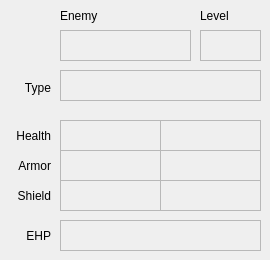
   <widget class="QWidget" name="main_enemy_tab">
    <attribute name="title">
     <string>Enemy</string>
    </attribute>
    <widget class="QPlainTextEdit" name="health_display_textbox">
     <property name="enabled">
      <bool>false</bool>
     </property>
     <property name="geometry">
      <rect>
       <x>60</x>
       <y>120</y>
       <width>101</width>
       <height>31</height>
      </rect>
     </property>
    </widget>
    <widget class="QLabel" name="label_43">
     <property name="geometry">
      <rect>
       <x>-10</x>
       <y>120</y>
       <width>61</width>
       <height>31</height>
      </rect>
     </property>
     <property name="text">
      <string>Health</string>
     </property>
     <property name="alignment">
      <set>Qt::AlignRight|Qt::AlignTrailing|Qt::AlignVCenter</set>
     </property>
    </widget>
    <widget class="QPlainTextEdit" name="armor_display_textbox">
     <property name="enabled">
      <bool>false</bool>
     </property>
     <property name="geometry">
      <rect>
       <x>60</x>
       <y>150</y>
       <width>101</width>
       <height>31</height>
      </rect>
     </property>
    </widget>
    <widget class="QLabel" name="label_47">
     <property name="geometry">
      <rect>
       <x>-10</x>
       <y>150</y>
       <width>61</width>
       <height>31</height>
      </rect>
     </property>
     <property name="text">
      <string>Armor</string>
     </property>
     <property name="alignment">
      <set>Qt::AlignRight|Qt::AlignTrailing|Qt::AlignVCenter</set>
     </property>
    </widget>
    <widget class="QPlainTextEdit" name="shield_display_textbox">
     <property name="enabled">
      <bool>false</bool>
     </property>
     <property name="geometry">
      <rect>
       <x>60</x>
       <y>180</y>
       <width>101</width>
       <height>31</height>
      </rect>
     </property>
    </widget>
    <widget class="QLabel" name="label_48">
     <property name="geometry">
      <rect>
       <x>-10</x>
       <y>180</y>
       <width>61</width>
       <height>31</height>
      </rect>
     </property>
     <property name="text">
      <string>Shield</string>
     </property>
     <property name="alignment">
      <set>Qt::AlignRight|Qt::AlignTrailing|Qt::AlignVCenter</set>
     </property>
    </widget>
    <widget class="QPlainTextEdit" name="enemy_type_display_textbox">
     <property name="enabled">
      <bool>false</bool>
     </property>
     <property name="geometry">
      <rect>
       <x>60</x>
       <y>70</y>
       <width>201</width>
       <height>31</height>
      </rect>
     </property>
    </widget>
    <widget class="QPlainTextEdit" name="enemy_display_textbox">
     <property name="enabled">
      <bool>false</bool>
     </property>
     <property name="geometry">
      <rect>
       <x>60</x>
       <y>30</y>
       <width>131</width>
       <height>31</height>
      </rect>
     </property>
    </widget>
    <widget class="QLabel" name="label_50">
     <property name="geometry">
      <rect>
       <x>60</x>
       <y>0</y>
       <width>131</width>
       <height>31</height>
      </rect>
     </property>
     <property name="text">
      <string>Enemy</string>
     </property>
     <property name="alignment">
      <set>Qt::AlignLeading|Qt::AlignLeft|Qt::AlignVCenter</set>
     </property>
    </widget>
    <widget class="QPlainTextEdit" name="level_display_textbox">
     <property name="enabled">
      <bool>false</bool>
     </property>
     <property name="geometry">
      <rect>
       <x>200</x>
       <y>30</y>
       <width>61</width>
       <height>31</height>
      </rect>
     </property>
    </widget>
    <widget class="QPlainTextEdit" name="ehp_display_textbox">
     <property name="enabled">
      <bool>false</bool>
     </property>
     <property name="geometry">
      <rect>
       <x>60</x>
       <y>220</y>
       <width>201</width>
       <height>31</height>
      </rect>
     </property>
    </widget>
    <widget class="QLabel" name="label_97">
     <property name="geometry">
      <rect>
       <x>-10</x>
       <y>220</y>
       <width>61</width>
       <height>31</height>
      </rect>
     </property>
     <property name="text">
      <string>EHP</string>
     </property>
     <property name="alignment">
      <set>Qt::AlignRight|Qt::AlignTrailing|Qt::AlignVCenter</set>
     </property>
    </widget>
    <widget class="QLabel" name="label_99">
     <property name="geometry">
      <rect>
       <x>200</x>
       <y>0</y>
       <width>61</width>
       <height>31</height>
      </rect>
     </property>
     <property name="text">
      <string>Level</string>
     </property>
     <property name="alignment">
      <set>Qt::AlignLeading|Qt::AlignLeft|Qt::AlignVCenter</set>
     </property>
    </widget>
    <widget class="QPlainTextEdit" name="shield_type_display_textbox">
     <property name="enabled">
      <bool>false</bool>
     </property>
     <property name="geometry">
      <rect>
       <x>160</x>
       <y>180</y>
       <width>101</width>
       <height>31</height>
      </rect>
     </property>
     <property name="toolTipDuration">
      <number>-1</number>
     </property>
    </widget>
    <widget class="QPlainTextEdit" name="armor_type_display_textbox">
     <property name="enabled">
      <bool>false</bool>
     </property>
     <property name="geometry">
      <rect>
       <x>160</x>
       <y>150</y>
       <width>101</width>
       <height>31</height>
      </rect>
     </property>
     <property name="toolTipDuration">
      <number>-1</number>
     </property>
    </widget>
    <widget class="QPlainTextEdit" name="health_type_display_textbox">
     <property name="enabled">
      <bool>false</bool>
     </property>
     <property name="geometry">
      <rect>
       <x>160</x>
       <y>120</y>
       <width>101</width>
       <height>31</height>
      </rect>
     </property>
     <property name="toolTipDuration">
      <number>-1</number>
     </property>
    </widget>
    <widget class="QLabel" name="label_105">
     <property name="geometry">
      <rect>
       <x>10</x>
       <y>72</y>
       <width>41</width>
       <height>31</height>
      </rect>
     </property>
     <property name="text">
      <string>Type</string>
     </property>
     <property name="alignment">
      <set>Qt::AlignRight|Qt::AlignTrailing|Qt::AlignVCenter</set>
     </property>
    </widget>
   </widget>
